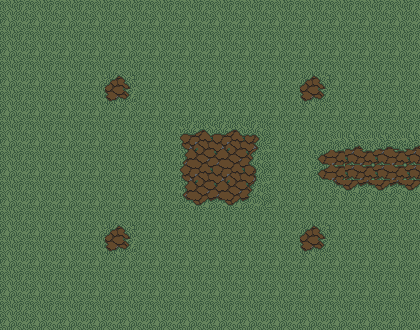

This game map was drawn from its Tiled (.tmx) file and the tilesets committed beside it. A one-line description and the full map source follow:
An orthogonal 28x22 tile map with 15x15 px tiles, 1 tile layer (sueloLayer) and 10 objects.

<map version="1.10" tiledversion="1.10.2" orientation="orthogonal" renderorder="right-down" width="28" height="22" tilewidth="15" tileheight="15" infinite="0" nextlayerid="3" nextobjectid="11">
 <tileset firstgid="1" source="bossTileset.tsx" />
 <layer id="1" name="sueloLayer" width="28" height="22">
  <data encoding="csv">
226,227,226,227,226,227,226,227,226,227,226,227,226,227,226,227,226,227,226,227,226,227,226,227,226,227,226,227,
311,312,311,312,311,312,311,312,311,312,311,312,311,312,311,312,311,312,311,312,311,312,311,312,311,312,311,312,
226,227,226,227,226,227,226,227,226,227,226,227,226,227,226,227,226,227,226,227,226,227,226,227,226,227,226,227,
311,312,311,312,311,312,311,312,311,312,311,312,311,312,311,312,311,312,311,312,311,312,311,312,311,312,311,312,
226,227,226,227,226,227,226,227,226,227,226,227,226,227,226,227,226,227,226,227,226,227,226,227,226,227,226,227,
311,312,311,312,311,312,311,1250,1251,312,311,312,311,312,311,312,311,312,311,312,1250,1251,311,312,311,312,311,312,
226,227,226,227,226,227,226,1335,1336,227,226,227,226,227,226,227,226,227,226,227,1335,1336,226,227,226,227,226,227,
311,312,311,312,311,312,311,312,311,312,311,312,311,312,311,312,311,312,311,312,311,312,311,312,311,312,311,312,
226,227,226,227,226,227,226,227,226,227,226,227,44,45,46,47,48,49,226,227,226,227,226,227,226,227,226,227,
311,312,311,312,311,312,311,312,311,312,311,312,129,130,131,132,133,134,311,312,311,312,555,556,557,558,559,556,
226,227,226,227,226,227,226,227,226,227,226,227,214,215,216,217,218,219,226,227,226,639,642,641,640,641,642,643,
311,312,311,312,311,312,311,312,311,312,311,312,299,300,301,302,303,304,311,312,311,639,642,641,640,641,642,643,
226,227,226,227,226,227,226,227,226,227,226,227,384,385,386,387,388,389,226,227,226,227,469,470,471,472,471,472,
311,312,311,312,311,312,311,312,311,312,311,312,469,470,471,472,473,474,311,312,311,312,311,312,311,312,311,312,
226,227,226,227,226,227,226,227,226,227,226,227,226,227,226,227,226,227,226,227,226,227,226,227,226,227,226,227,
311,312,311,312,311,312,311,1250,1251,312,311,312,311,312,311,312,311,312,311,312,1250,1251,311,312,311,312,311,312,
226,227,226,227,226,227,226,1335,1336,227,226,227,226,227,226,227,226,227,226,227,1335,1336,226,227,226,227,226,227,
311,312,311,312,311,312,311,312,311,312,311,312,311,312,311,312,311,312,311,312,311,312,311,312,311,312,311,312,
226,227,226,227,226,227,226,227,226,227,226,227,226,227,226,227,226,227,226,227,226,227,226,227,226,227,226,227,
311,312,311,312,311,312,311,312,311,312,311,312,311,312,311,312,311,312,311,312,311,312,311,312,311,312,311,312,
226,227,226,227,226,227,226,227,226,227,226,227,226,227,226,227,226,227,226,227,226,227,226,227,226,227,226,227,
311,312,311,312,311,312,311,312,311,312,311,312,311,312,311,312,311,312,311,312,311,312,311,312,311,312,311,312
</data>
 </layer>
 <objectgroup id="2" name="Colisiones">
  <object id="1" x="405" y="0" width="15" height="120">
   <properties>
    <property name="name" value="pared" />
   </properties>
  </object>
  <object id="2" x="0" y="0" width="405" height="15">
   <properties>
    <property name="name" value="pared" />
   </properties>
  </object>
  <object id="3" x="0" y="15" width="15" height="315">
   <properties>
    <property name="name" value="pared" />
   </properties>
  </object>
  <object id="4" x="15" y="315" width="405" height="15">
   <properties>
    <property name="name" value="pared" />
   </properties>
  </object>
  <object id="5" x="405" y="210" width="15" height="105">
   <properties>
    <property name="name" value="pared" />
   </properties>
  </object>
  <object id="6" x="405" y="120" width="15" height="90">
   <properties>
    <property name="name" value="puerta" />
   </properties>
  </object>
  <object id="7" x="345" y="150" width="30" height="30">
   <properties>
    <property name="name" value="start" />
   </properties>
  </object>
  <object id="8" x="435" y="105" width="30" height="120">
   <properties>
    <property name="name" value="end" />
   </properties>
  </object>
  <object id="9" gid="194" x="203.333" y="182" width="30" height="30">
   <properties>
    <property name="enemigos" value="boss" />
   </properties>
  </object>
  <object id="10" gid="243" x="203.25" y="181.75" width="30" height="30">
   <properties>
    <property name="enemigos" value="trampilla" />
   </properties>
  </object>
 </objectgroup>
</map>
